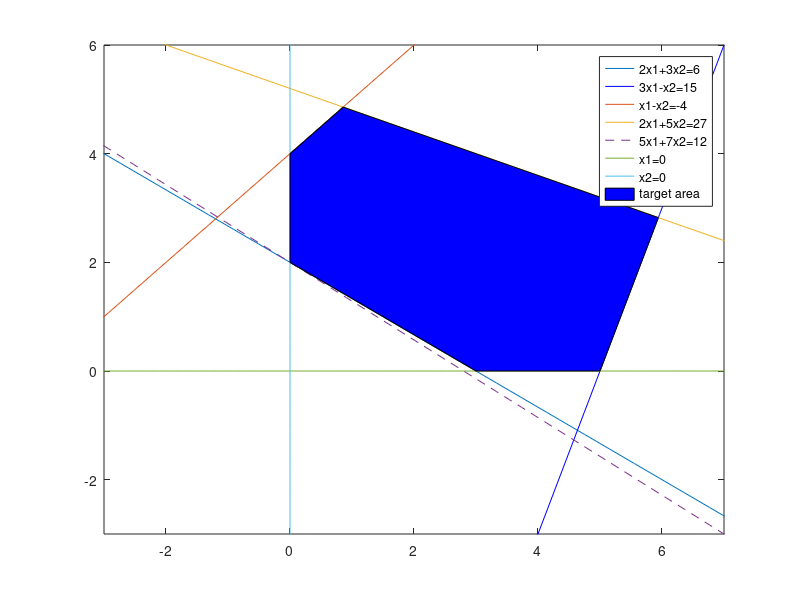

This chart was generated by the following MATLAB code:
x1 = linspace(-10,10);
l1 = 2-2/3*x1; 
l2 = 3*x1-15;
l3 = 4+x1;
l4 = 5.2-0.4*x1;
l5 = -5/7*x1+2;
l6 = 0*x1;
y1 = linspace(-10,10);

plot(x1,l1);
hold on
plot(x1,l2,'b');
plot(x1,l3);
plot(x1,l4);
plot(x1,l5,"--");
plot(x1,l6);
plot(0*x1,y1);
axis([-3 7 -3 6])
x = [0,0,  6/7,     202/34,5,3];
y = [2,4,4+6/7,202/34*3-15,0,0];
fill(x,y,'b');
legend('2x1+3x2=6','3x1-x2=15','x1-x2=-4','2x1+5x2=27','5x1+7x2=12',...
'x1=0','x2=0','target area')
hold off
